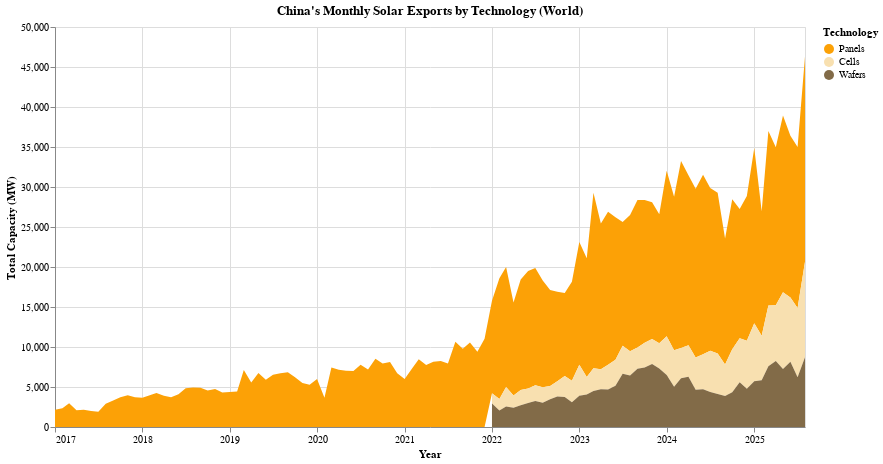

Notebook code cell kept with this figure:
### Code cell
df_world_details = china_solar_exports_monthly("world")

domain_ = ["Panels", "Cells", "Wafers"] 
range_ = ['#FCA106', '#F8E0B0', '#826B48']

# Create the stacked area chart
stacked_area_chart = (
    alt.Chart(df_world_details)
    .mark_area()
    .encode(
        # X-axis: Time (Date)
        x=alt.X(
            "Date:T",
            title="Year",
            axis=alt.Axis(format="%Y", tickCount="year")
        ),
        
        # Y-axis: Total capacity, stacked to zero
        y=alt.Y(
            "Total Capacity (MW):Q", 
            title="Total Capacity (MW)", 
            stack="zero"
        ),
        
        # Color: The different technology types
        color=alt.Color(
            "Commodity type:N", 
            title="Technology",
            scale=alt.Scale(domain=domain_, range=range_)
        ),
        
        # Tooltip: Show details on hover
        tooltip=[
            alt.Tooltip("Date:T", title="Date", format="%Y-%m"),
            alt.Tooltip("Commodity type:N", title="Technology"),
            alt.Tooltip("Total Capacity (MW):Q", title="Monthly Capacity (MW)", format=",")
        ]
    )
    .properties(
        title="China's Monthly Solar Exports by Technology (World)",
        width=750,
        height=400
    )
    .interactive()
)

stacked_area_chart

### Figure 1 — Vega-Lite specification as saved in the notebook (floating-point values rounded to 4 significant figures; data arrays with more than 128 entries replaced by an {"elided": "..."} marker saying what was removed)
{"config": {"view": {"continuousWidth": 300, "continuousHeight": 300}}, "data": {"name": "data-0e2a9a480f42149f75260f9bdf81fee1"}, "mark": {"type": "area"}, "encoding": {"color": {"field": "Commodity type", "scale": {"domain": ["Panels", "Cells", "Wafers"], "range": ["#FCA106", "#F8E0B0", "#826B48"]}, "title": "Technology", "type": "nominal"}, "tooltip": [{"field": "Date", "format": "%Y-%m", "title": "Date", "type": "temporal"}, {"field": "Commodity type", "title": "Technology", "type": "nominal"}, {"field": "Total Capacity (MW)", "format": ",", "title": "Monthly Capacity (MW)", "type": "quantitative"}], "x": {"axis": {"format": "%Y", "tickCount": "year"}, "field": "Date", "title": "Year", "type": "temporal"}, "y": {"field": "Total Capacity (MW)", "stack": "zero", "title": "Total Capacity (MW)", "type": "quantitative"}}, "height": 400, "params": [{"name": "param_11", "select": {"type": "interval", "encodings": ["x", "y"]}, "bind": "scales"}], "title": "China's Monthly Solar Exports by Technology (World)", "width": 750, "$schema": "https://vega.github.io/schema/vega-lite/v5.20.1.json", "datasets": {"data-0e2a9a480f42149f75260f9bdf81fee1": {"elided": "192 records"}}}
